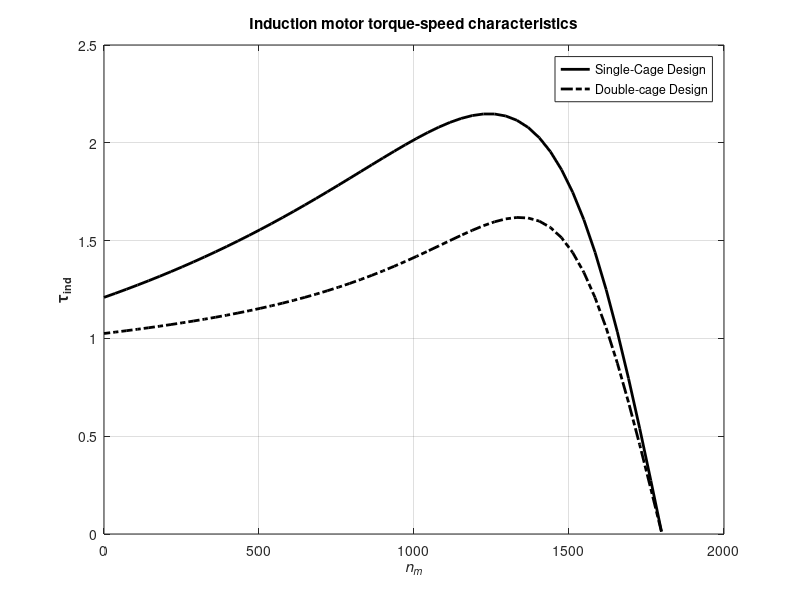

The MATLAB source for this figure:
r1 = 0.641;
x1 = 0.750;
r2 = 0.300;
r2i = 0.400;
r2o = 3.200;
x2 = 0.500;
x2i = 3.300;
x2o = 0.500;
xm = 26.3;

v_phase = 460/sqrt(3);
n_sync = 1800;
w_sync = 188.5;

v_th = v_phase*(xm/sqrt(r1^2 + (x1+xm)^2));
z_th = ((j*xm)*(r1*j*x1))/(r1 + j*(x1+xm));;
r_th = real(z_th);
x_th = imag(z_th);

s = (0:1:50)/50;
s(1) = 0.001;
nm = (1-s)*n_sync;

for ii = 1:51
    t_ind1(ii) = (3*v_th*(r2/s(ii)))/(w_sync*(((r_th +r2/s(ii))^2 + (x_th + x2)^2)));
end

for ii = 1:51;
    y_r = 1/(r2i + j*s(ii)*x2i) + 1/(r2o + j*s(ii)*x2o);
    z_r = 1/y_r;
    r2eff = real(z_r);
    x2eff = imag(z_r);
    
    t_ind2(ii) = (3*v_th*(r2eff/s(ii)))/(w_sync*(((r_th +r2eff/s(ii))^2 + (x_th + x2eff)^2)));
end

plot (nm, t_ind1,'Color','k','LineWidth',2.0);
hold on;
plot (nm, t_ind2,'Color','k','LineWidth',2.0,'LineStyle','-.');
xlabel ('\itn_{m}', 'FontWeight','Bold');
ylabel('\tau_{ind}', 'FontWeight','Bold');
title ('Induction motor torque-speed characteristics', 'Fontweight','Bold');
legend ('Single-Cage Design','Double-cage Design');
grid on;
hold off;